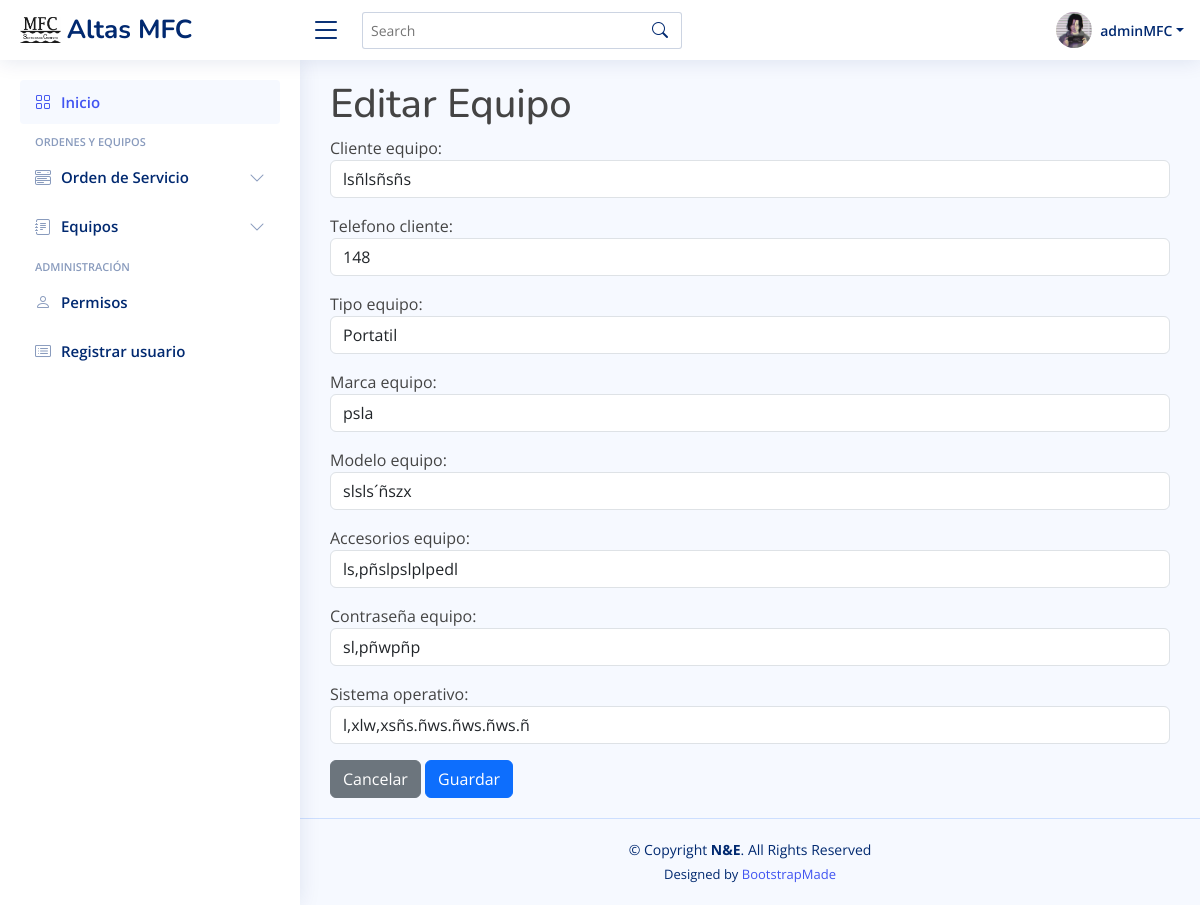
The app's page /equipos/editarEquipo/865856585655 (signed in) with its own data.
### inicio/models.py (models this page shows, shortened)
class Equipo (models.Model):
    cliente_equipo = models.TextField(max_length=50, null=False)
    telefono_cliente = models.IntegerField(null=False)
    tipo = [
        ('E','Escritorio-CPU'),
        ('P','Portatil'),
        ('A','AIO'),
        ('I','Impresora'),
        ('M','Multifuncional'),
        ('T','Tablet')
    ]
    tipo_equipo = models.TextField(max_length=1, choices= tipo, default='P')
    marca_equipo = models.TextField(max_length=30, null=False)
    modelo_equipo = models.TextField(max_length=30, null=False)
    serial_number = models.TextField(max_length=15, null=False, blank=False,unique=True)
    accesorios_equipo = models.TextField(max_length=100,null=True)
    contraseña_equipo = models.TextField(max_length=30,null=True)
    sistema_operativo = models.TextField(max_length=30, null=False)

### inicio/views.py (the view)
# urls.py: path('equipos/editarEquipo/<int:serial_number>', views.editar_equipo, name='editarEquipo'),
@login_required
def editar_equipo(request, serial_number):
    equipo = Equipo.objects.get(serial_number = serial_number)
    form = FormEditarEquipo(instance=equipo)
    if request.method == 'POST':
        form = FormEditarEquipo(request.POST,  instance=equipo)
        if form.is_valid():
            form.save()
            return redirect('Equipos')
    context = {
        'form' : form
    }
    return render(request, 'equipos/editar_equipo.html', context)

### inicio/templates/equipos/editar_equipo.html (shortened to what this page needs)
{% extends 'base.html' %}
{% block contenido %}
<h1>Editar Equipo</h1>
<form method="post" class="form">
    {{form.as_p}}
    <a class="btn btn-secondary" href="{% url 'Equipos' %}">Cancelar</a>
    <button class="btn btn-primary" type="submit">Guardar</button>
</form>
{% endblock contenido %}

### inicio/templates/base.html (shortened to what this page needs)
{% load static %}
<!DOCTYPE html>
<html lang="en">
<head>
  <link href="{% static 'vendor/bootstrap/css/bootstrap.min.css' %}" rel="stylesheet">
  <link href="{% static 'vendor/bootstrap-icons/bootstrap-icons.css' %}" rel="stylesheet">
  <link href="{% static 'vendor/boxicons/css/boxicons.min.css' %}" rel="stylesheet">
  <link href="{% static 'vendor/quill/quill.snow.css' %}" rel="stylesheet">
  <link href="{% static 'vendor/quill/quill.bubble.css' %}" rel="stylesheet">
  <link href="{% static 'vendor/remixicon/remixicon.css' %}" rel="stylesheet">
  <link href="{% static 'vendor/simple-datatables/style.css' %}" rel="stylesheet">
  <link href="{% static 'css/style.css' %}" rel="stylesheet">
</head>
<body>
  <header id="header" class="header fixed-top d-flex align-items-center">
    <div class="d-flex align-items-center justify-content-between">
      <a href="index.html" class="logo d-flex align-items-center">
        <img src="{% static 'img/logo-mfc.png' %}" alt="">
        <span class="d-none d-lg-block">Altas MFC</span>
      </a>
      <i class="bi bi-list toggle-sidebar-btn"></i>
    </div>
    <div class="search-bar">
      <form class="search-form d-flex align-items-center" method="POST" action="#">
        <input type="text" name="query" placeholder="Search" title="Enter search keyword">
        <button type="submit" title="Search"><i class="bi bi-search"></i></button>
      </form>
    </div>
    <nav class="header-nav ms-auto">
      <ul class="d-flex align-items-center">
        <li class="nav-item dropdown pe-3">
          <a class="nav-link nav-profile d-flex align-items-center pe-0" href="#" data-bs-toggle="dropdown">
            <img src="{% static 'img/perfil-prueba.jpg' %}" alt="foto-perfil" class="rounded-circle">
            <span class="d-none d-md-block dropdown-toggle ps-2">{{user}}</span>
          </a>
        </li>
      </ul>
    </nav>
  </header>
  <aside id="sidebar" class="sidebar">
    <ul class="sidebar-nav" id="sidebar-nav">
      <li class="nav-item">
        <a class="nav-link " href="{% url 'Principal' %}">
          <i class="bi bi-grid"></i>
          <span>Inicio</span>
        </a>
      </li>
      <li class="nav-heading">Ordenes y Equipos</li>
      <li class="nav-item">
        <a class="nav-link collapsed" data-bs-target="#components-nav" data-bs-toggle="collapse" href="#">
          <i class="bi bi-menu-button-wide"></i><span>Orden de Servicio</span><i class="bi bi-chevron-down ms-auto"></i>
        </a>
      </li>
      <li class="nav-item">
        <a class="nav-link collapsed" data-bs-target="#forms-nav" data-bs-toggle="collapse" href="#">
          <i class="bi bi-journal-text"></i><span>Equipos</span><i class="bi bi-chevron-down ms-auto"></i>
        </a>
      </li>
      <li class="nav-heading">Administración</li>
      <li class="nav-item">
        <a class="nav-link collapsed" href="{% url 'usuarios' %}">
          <i class="bi bi-person"></i>
          <span>Permisos</span>
        </a>
      </li>
      <li class="nav-item">
        <a class="nav-link collapsed" href="{% url 'Registrar' %}">
          <i class="bi bi-card-list"></i>
          <span>Registrar usuario</span>
        </a>
      </li>
    </ul>
  </aside>
  <main id="main" class="main">
    {% block contenido %}
    {% endblock contenido %}
  </main>
  <footer id="footer" class="footer">
    <div class="copyright">
      &copy; Copyright <strong><span>N&amp;E</span></strong>. All Rights Reserved
    </div>
    <div class="credits">
      Designed by <a href="https://bootstrapmade.com/">BootstrapMade</a>
    </div>
  </footer>
</body>
</html>

### static/css/style.css (style rules this page uses)
:root { scroll-behavior: smooth; }
body { font-family: "Open Sans", sans-serif; background: #f6f9ff; color: #444444; }
a { color: #4154f1; text-decoration: none; }
h1, h2, h3, h4, h5, h6 { font-family: "Nunito", sans-serif; }
#main { margin-top: 60px; padding: 20px 30px; transition: all 0.3s; }
.logo { line-height: 1; }
@media (min-width: 1200px) { .logo { width: 280px; } }
.logo img { max-height: 26px; margin-right: 6px; }
.logo span { font-size: 26px; font-weight: 700; color: #012970; font-family: "Nunito", sans-serif; }
.header { transition: all 0.5s; z-index: 997; height: 60px; box-shadow: 0px 2px 20px rgba(1, 41, 112, 0.1); background-color: #fff; padding-left: 20px; }
.header .toggle-sidebar-btn { font-size: 32px; padding-left: 10px; cursor: pointer; color: #012970; }
.header .search-bar { min-width: 360px; padding: 0 20px; }
.header .search-form { width: 100%; }
.header .search-form input { border: 0; font-size: 14px; color: #012970; border: 1px solid rgba(1, 41, 112, 0.2); padding: 7px 38px 7px 8px; border-radius: 3px; transition: 0.3s; width: 100%; }
.header .search-form button { border: 0; padding: 0; margin-left: -30px; background: none; }
.header .search-form button i { color: #012970; }
.header-nav ul { list-style: none; }
.header-nav>ul { margin: 0; padding: 0; }
.header-nav .nav-profile { color: #012970; }
.header-nav .nav-profile img { max-height: 36px; }
.header-nav .nav-profile span { font-size: 14px; font-weight: 600; }
.sidebar { position: fixed; top: 60px; left: 0; bottom: 0; width: 300px; z-index: 996; transition: all 0.3s; padding: 20px; overflow-y: auto; scrollbar-width: thin; scrollbar-color: #aab7cf transparent; box-shadow: 0px 0px 20px rgba(1, 41, 112, 0.1); background-color: #fff; }
@media (min-width: 1200px) { #main, #footer { margin-left: 300px; } }
.sidebar-nav { padding: 0; margin: 0; list-style: none; }
.sidebar-nav li { padding: 0; margin: 0; list-style: none; }
.sidebar-nav .nav-item { margin-bottom: 5px; }
.sidebar-nav .nav-heading { font-size: 11px; text-transform: uppercase; color: #899bbd; font-weight: 600; margin: 10px 0 5px 15px; }
.sidebar-nav .nav-link { display: flex; align-items: center; font-size: 15px; font-weight: 600; color: #4154f1; transition: 0.3; background: #f6f9ff; padding: 10px 15px; border-radius: 4px; }
.sidebar-nav .nav-link i { font-size: 16px; margin-right: 10px; color: #4154f1; }
.sidebar-nav .nav-link.collapsed { color: #012970; background: #fff; }
.sidebar-nav .nav-link.collapsed i { color: #899bbd; }
.sidebar-nav .nav-link .bi-chevron-down { margin-right: 0; transition: transform 0.2s ease-in-out; }
.footer { padding: 20px 0; font-size: 14px; transition: all 0.3s; border-top: 1px solid #cddfff; }
.footer .copyright { text-align: center; color: #012970; }
.footer .credits { padding-top: 5px; text-align: center; font-size: 13px; color: #012970; }

### records on screen
Equipo: cliente_equipo "lsñlsñsñs", telefono_cliente "148", tipo_equipo "Portatil", marca_equipo "psla", modelo_equipo "slsls´ñszx", accesorios_equipo "ls,pñslpslplpedl", contraseña_equipo "sl,pñwpñp", sistema_operativo "l,xlw,xsñs.ñws.ñws.ñws.ñ"

### other values on screen
{{ user }} "adminMFC"
